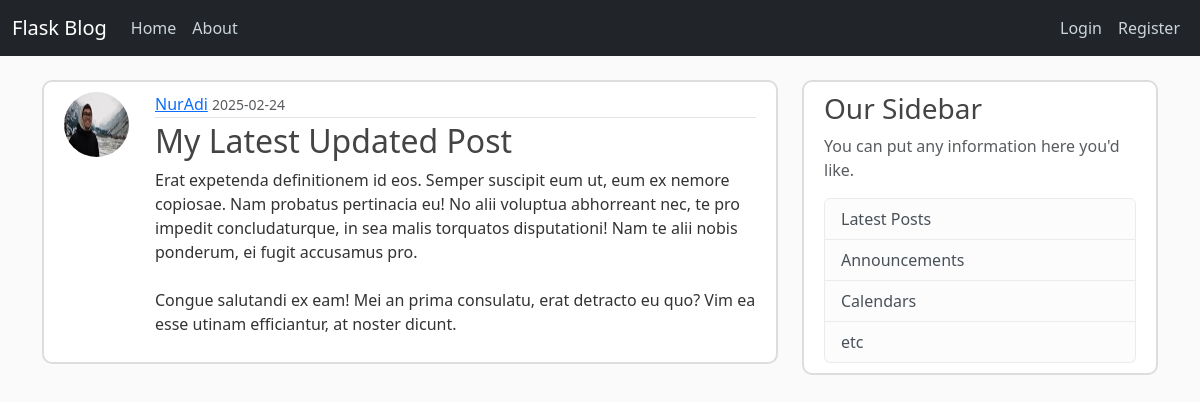
The page /post/31 on the database its author committed.
### flaskblog/models.py (models this page shows, shortened)
class User(db.Model, UserMixin):
    id = db.Column(db.Integer, primary_key=True)
    username = db.Column(db.String(20), unique=True, nullable=False)
    email = db.Column(db.String(120), unique=True, nullable=False)
    image_file = db.Column(db.String(20), nullable=False, default='default.jpg')
    password = db.Column(db.String(60), nullable=False)
    posts = db.relationship('Post', backref='author', lazy=True)

class Post(db.Model):
    id = db.Column(db.Integer, primary_key=True)
    title = db.Column(db.String(20), nullable=False)
    date_posted = db.Column(db.DateTime, nullable=False, default=datetime.now)
    content = db.Column(db.Text, nullable=False)
    user_id = db.Column(db.Integer, db.ForeignKey('user.id'), nullable=False)

### flaskblog/posts/routes.py (the view)
@posts.route('/post/<int:post_id>')
def post(post_id):
    post = Post.query.get_or_404(post_id)
    return render_template('post.html', title=post.title, post=post)

### flaskblog/templates/post.html (shortened to what this page needs)
{% extends 'layout.html' %}
{% block content %}
    <article class="media content-section">
      <img class="rounded-circle article-img" src="{{ url_for('static', filename='profile_pics/' + post.author.image_file) }}">
      <div class="media-body">
        <div class="article-metadata">
          <a class="mr-2" href="{{ url_for('users.user_posts', username=post.author.username) }}">{{ post.author.username }}</a>
          <small class="text-muted">{{ post.date_posted.strftime('%Y-%m-%d') }}</small>
        </div>
        <h2 class="article-title">{{ post.title }}</h2>
        <p class="article-content">{{ post.content }}</p>
      </div>
    </article>
{% endblock content %}

### flaskblog/static/main.css (style rules this page uses)
body { background: #fafafa; color: #333333; margin-top: 5rem; }
h1, h2, h3, h4, h5, h6 { color: #444444; }
.content-section { background: #ffffff; padding: 10px 20px; border: 2px solid #dddddd; border-radius: 10px; margin-bottom: 20px; }
.article-title { color: #444444; }
.article-content { white-space: pre-line; }
.article-img { height: 65px; width: 65px; margin-right: 16px; }
.article-metadata { padding-bottom: 1px; margin-bottom: 4px; border-bottom: 1px solid #e3e3e3 }
.media { display: flex; align-items: left; }
.media-body { margin-left: 10px; }

### rows shown on the page
User: image_file (picture), author.username "NurAdi"
Post: date_posted "2025-02-24", title "My Latest Updated Post", content "Erat expetenda definitionem id eos. Semper suscipit eum ut, eum ex nemore copiosae. Nam probatus pertinacia eu! No alii voluptua abhorreant nec, te pro impedit concludaturque, in sea malis torquatos disputationi! Nam te alii nobis ponderum, ei fugit accusamus pro. Congue salutandi ex eam! Mei an prima consulatu, erat detracto eu quo? Vim ea esse utinam efficiantur, at noster dicunt."
